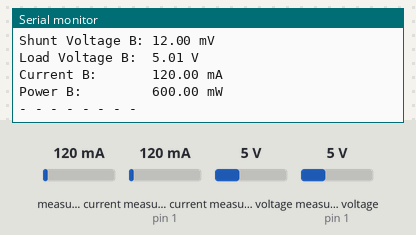
The sketch below on a simulated Arduino Leonardo, built with avr-gcc and run on an emulated ATmega32U4. On the bench: the last lines printed to the serial monitor. The inputs (shaded band) are chosen by the test bench; at power-on: measured current 120 mA, measured current (sensor on pin 1) 120 mA, measured voltage 5 V, measured voltage (sensor on pin 1) 5 V.

Above: at 1.2 s.
1.3 s: measured current (sensor 0) set to 40 mA
3.4 s: measured current (sensor on pin 1) set to 40 mA
At 4.7 s:
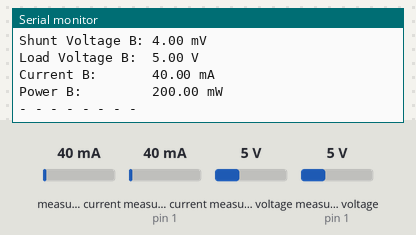
5.5 s: measured voltage (sensor 0) set to 0.3 V
7.6 s: measured voltage (sensor on pin 1) set to 0.3 V
At 8.5 s:
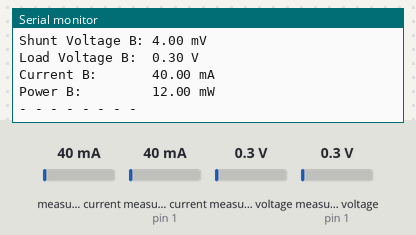
9.7 s: measured current (sensor 0) set to 500 mA
11.8 s: measured current (sensor on pin 1) set to 500 mA
At 13.3 s:
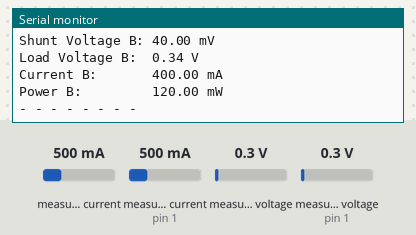
Timing chart, 0 to 14.8 s (numbered marks = the images above; inputs shaded):
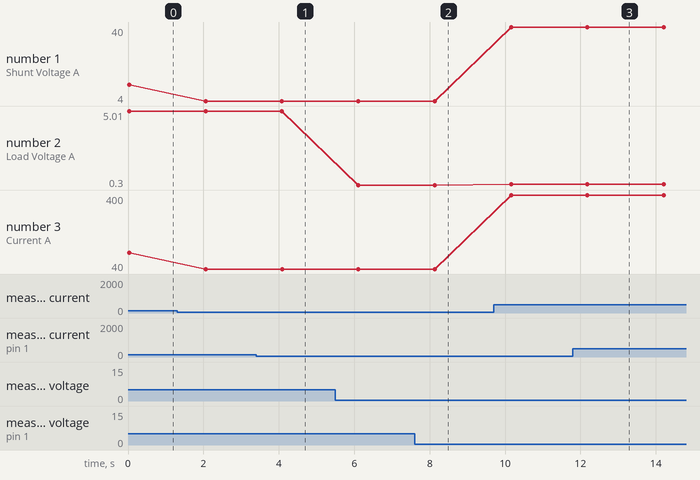

Measured:
- after the input at 3.4 s, the serial monitor: prints a new line after 0.69 s (image 1)
- after the input at 7.6 s, the serial monitor: prints a new line after 0.54 s (image 2)
- after the input at 11.8 s, the serial monitor: prints a new line after 0.39 s (image 3)
- plotted number 1: 12 → 4 after the input at 1.3 s
- plotted number 2: 5 → 0.3 after the input at 5.5 s, 0.3 → 0.34 after the input at 9.7 s
- plotted number 3: 120 → 40 after the input at 1.3 s, 40 → 400 after the input at 9.7 s

The sketch:

nestedMeasurement.ino
```cpp
#include <Wire.h>
#include <Adafruit_INA219.h>

Adafruit_INA219 ina219_A;
Adafruit_INA219 ina219_B(0x41);


void setup(void)
{
  Serial.begin(115200);
  while (!Serial) {
      // will pause Zero, Leonardo, etc until serial console opens
      delay(1);
  }

  uint32_t currentFrequency;

  Serial.println("Hello!");

  // Initialize the INA219.
  // By default the initialization will use the largest range (32V, 2A).  However
  // you can call a setCalibration function to change this range (see comments).

  ina219_A.begin();
  ina219_B.begin();

  // To use a slightly lower 32V, 1A range (higher precision on amps):
  //ina219.setCalibration_32V_1A();
  // Or to use a lower 16V, 400mA range (higher precision on volts and amps):
  ina219_A.setCalibration_16V_400mA();
  ina219_B.setCalibration_16V_400mA();

  Serial.println("Measuring voltage and current with INA219 ...");
}

void loop(void)
{
  float shuntvoltage1 = 0;
  float busvoltage1 = 0;
  float current_mA1 = 0;
  float loadvoltage1 = 0;
  float power_mW1 = 0;

  float shuntvoltage2 = 0;
  float busvoltage2 = 0;
  float current_mA2 = 0;
  float loadvoltage2 = 0;
  float power_mW2 = 0;

  shuntvoltage1 = ina219_A.getShuntVoltage_mV();
  busvoltage1 = ina219_A.getBusVoltage_V();
  current_mA1 = ina219_A.getCurrent_mA();
  power_mW1 = ina219_A.getPower_mW();
  loadvoltage1 = busvoltage1 + (shuntvoltage1 / 1000);

  shuntvoltage2 = ina219_B.getShuntVoltage_mV();
  busvoltage2 = ina219_B.getBusVoltage_V();
  current_mA2 = ina219_B.getCurrent_mA();
  power_mW2 = ina219_B.getPower_mW();
  loadvoltage2 = busvoltage2 + (shuntvoltage2 / 1000);

  Serial.print("Bus Voltage A:   "); Serial.print(busvoltage1); Serial.println(" V");
  Serial.print("Shunt Voltage A: "); Serial.print(shuntvoltage1); Serial.println(" mV");
  Serial.print("Load Voltage A:  "); Serial.print(loadvoltage1); Serial.println(" V");
  Serial.print("Current A:       "); Serial.print(current_mA1); Serial.println(" mA");
  Serial.print("Power A:         "); Serial.print(power_mW1); Serial.println(" mW");
  Serial.println("");
  Serial.print("Bus Voltage B:   "); Serial.print(busvoltage2); Serial.println(" V");
  Serial.print("Shunt Voltage B: "); Serial.print(shuntvoltage2); Serial.println(" mV");
  Serial.print("Load Voltage B:  "); Serial.print(loadvoltage2); Serial.println(" V");
  Serial.print("Current B:       "); Serial.print(current_mA2); Serial.println(" mA");
  Serial.print("Power B:         "); Serial.print(power_mW2); Serial.println(" mW");
  Serial.println("");
  Serial.println("- - - - - - - -");

  delay(2000);
}
```
